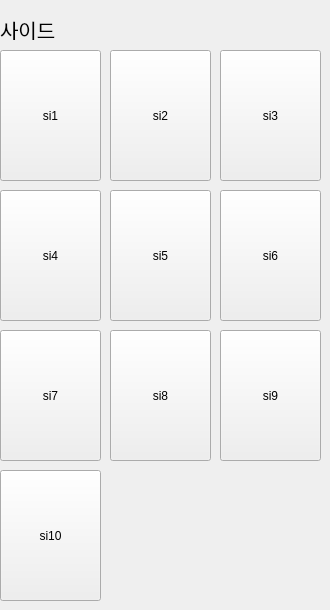
     <widget class="QWidget" name="page_6">
      <widget class="QPushButton" name="btn_si8">
       <property name="geometry">
        <rect>
         <x>110</x>
         <y>330</y>
         <width>101</width>
         <height>131</height>
        </rect>
       </property>
       <property name="text">
        <string>si8</string>
       </property>
      </widget>
      <widget class="QPushButton" name="btn_si5">
       <property name="geometry">
        <rect>
         <x>110</x>
         <y>190</y>
         <width>101</width>
         <height>131</height>
        </rect>
       </property>
       <property name="text">
        <string>si5</string>
       </property>
      </widget>
      <widget class="QPushButton" name="btn_si2">
       <property name="geometry">
        <rect>
         <x>110</x>
         <y>50</y>
         <width>101</width>
         <height>131</height>
        </rect>
       </property>
       <property name="text">
        <string>si2</string>
       </property>
      </widget>
      <widget class="QPushButton" name="btn_si9">
       <property name="geometry">
        <rect>
         <x>220</x>
         <y>330</y>
         <width>101</width>
         <height>131</height>
        </rect>
       </property>
       <property name="text">
        <string>si9</string>
       </property>
      </widget>
      <widget class="QLabel" name="label_27">
       <property name="geometry">
        <rect>
         <x>0</x>
         <y>19</y>
         <width>81</width>
         <height>21</height>
        </rect>
       </property>
       <property name="font">
        <font>
         <pointsize>15</pointsize>
        </font>
       </property>
       <property name="text">
        <string>사이드</string>
       </property>
      </widget>
      <widget class="QPushButton" name="btn_si3">
       <property name="geometry">
        <rect>
         <x>220</x>
         <y>50</y>
         <width>101</width>
         <height>131</height>
        </rect>
       </property>
       <property name="text">
        <string>si3</string>
       </property>
      </widget>
      <widget class="QPushButton" name="btn_si7">
       <property name="geometry">
        <rect>
         <x>0</x>
         <y>330</y>
         <width>101</width>
         <height>131</height>
        </rect>
       </property>
       <property name="text">
        <string>si7</string>
       </property>
      </widget>
      <widget class="QPushButton" name="btn_si1">
       <property name="geometry">
        <rect>
         <x>0</x>
         <y>50</y>
         <width>101</width>
         <height>131</height>
        </rect>
       </property>
       <property name="text">
        <string>si1</string>
       </property>
      </widget>
      <widget class="QPushButton" name="btn_si10">
       <property name="geometry">
        <rect>
         <x>0</x>
         <y>470</y>
         <width>101</width>
         <height>131</height>
        </rect>
       </property>
       <property name="text">
        <string>si10</string>
       </property>
      </widget>
      <widget class="QPushButton" name="btn_si6">
       <property name="geometry">
        <rect>
         <x>220</x>
         <y>190</y>
         <width>101</width>
         <height>131</height>
        </rect>
       </property>
       <property name="text">
        <string>si6</string>
       </property>
      </widget>
      <widget class="QPushButton" name="btn_si4">
       <property name="geometry">
        <rect>
         <x>0</x>
         <y>190</y>
         <width>101</width>
         <height>131</height>
        </rect>
       </property>
       <property name="text">
        <string>si4</string>
       </property>
      </widget>
     </widget>
